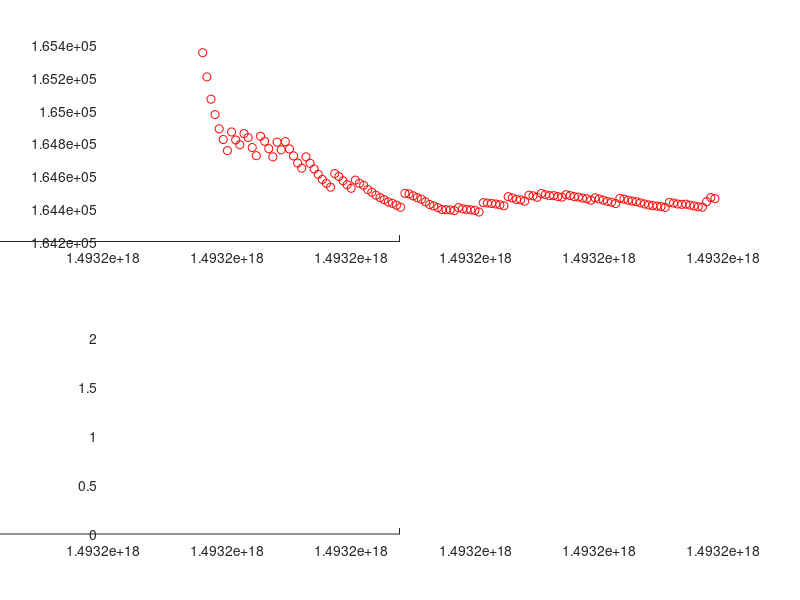

Recreate this plot in MATLAB.
clear all;
close all;
set(gcf, 'units', 'points', 'position', [0, 0, 1600, 200]);
xlabel('x');
ylabel('y');
subplot(2,1,2);
rectangle('Position', [1493200203865093536, 1, 162426848, 1], 'FaceColor', [0.000000 0.000000 1.000000]);
rectangle('Position', [1493200203979558016, 0, 47997216, 1], 'FaceColor', [0.000000 1.000000 0.000000]);
rectangle('Position', [1493200204032687680, 1, 162391616, 1], 'FaceColor', [0.000000 0.000000 1.000000]);
rectangle('Position', [1493200204147293504, 0, 47819552, 1], 'FaceColor', [0.000000 1.000000 0.000000]);
rectangle('Position', [1493200204198198880, 1, 162260416, 1], 'FaceColor', [0.000000 0.000000 1.000000]);
rectangle('Position', [1493200204312752032, 0, 47741088, 1], 'FaceColor', [0.000000 1.000000 0.000000]);
rectangle('Position', [1493200204363671616, 1, 162544064, 1], 'FaceColor', [0.000000 0.000000 1.000000]);
rectangle('Position', [1493200204478228000, 0, 48023136, 1], 'FaceColor', [0.000000 1.000000 0.000000]);
rectangle('Position', [1493200204529804384, 1, 114641696, 1], 'FaceColor', [0.000000 0.000000 1.000000]);
rectangle('Position', [1493200204644494432, 0, 47815232, 1], 'FaceColor', [0.000000 1.000000 0.000000]);
rectangle('Position', [1493200204695256160, 1, 162637856, 1], 'FaceColor', [0.000000 0.000000 1.000000]);
rectangle('Position', [1493200204809890816, 0, 48037536, 1], 'FaceColor', [0.000000 1.000000 0.000000]);
rectangle('Position', [1493200204860981760, 1, 162439360, 1], 'FaceColor', [0.000000 0.000000 1.000000]);
rectangle('Position', [1493200204975583008, 0, 47872832, 1], 'FaceColor', [0.000000 1.000000 0.000000]);
rectangle('Position', [1493200205026635680, 1, 165725888, 1], 'FaceColor', [0.000000 0.000000 1.000000]);
rectangle('Position', [1493200205144505120, 0, 47891072, 1], 'FaceColor', [0.000000 1.000000 0.000000]);
rectangle('Position', [1493200205195672192, 1, 114530368, 1], 'FaceColor', [0.000000 0.000000 1.000000]);
rectangle('Position', [1493200205310250560, 0, 48020736, 1], 'FaceColor', [0.000000 1.000000 0.000000]);
rectangle('Position', [1493200205361804736, 1, 163125376, 1], 'FaceColor', [0.000000 0.000000 1.000000]);
rectangle('Position', [1493200205476779712, 0, 48184832, 1], 'FaceColor', [0.000000 1.000000 0.000000]);
rectangle('Position', [1493200205527750464, 1, 165354656, 1], 'FaceColor', [0.000000 0.000000 1.000000]);
rectangle('Position', [1493200205645317184, 0, 47822208, 1], 'FaceColor', [0.000000 1.000000 0.000000]);
rectangle('Position', [1493200205696025088, 1, 115088608, 1], 'FaceColor', [0.000000 0.000000 1.000000]);
rectangle('Position', [1493200205811161568, 0, 48317088, 1], 'FaceColor', [0.000000 1.000000 0.000000]);
rectangle('Position', [1493200205862304160, 1, 162469472, 1], 'FaceColor', [0.000000 0.000000 1.000000]);
rectangle('Position', [1493200205976883136, 0, 47924960, 1], 'FaceColor', [0.000000 1.000000 0.000000]);
rectangle('Position', [1493200206027608192, 1, 162478944, 1], 'FaceColor', [0.000000 0.000000 1.000000]);
rectangle('Position', [1493200206142401696, 0, 47719168, 1], 'FaceColor', [0.000000 1.000000 0.000000]);
rectangle('Position', [1493200206193141824, 1, 166449568, 1], 'FaceColor', [0.000000 0.000000 1.000000]);
rectangle('Position', [1493200206311932512, 0, 47692704, 1], 'FaceColor', [0.000000 1.000000 0.000000]);
rectangle('Position', [1493200206362920192, 1, 114978432, 1], 'FaceColor', [0.000000 0.000000 1.000000]);
rectangle('Position', [1493200206478363936, 0, 47796480, 1], 'FaceColor', [0.000000 1.000000 0.000000]);
rectangle('Position', [1493200206528913728, 1, 114690400, 1], 'FaceColor', [0.000000 0.000000 1.000000]);
rectangle('Position', [1493200206643652032, 0, 47977568, 1], 'FaceColor', [0.000000 1.000000 0.000000]);
rectangle('Position', [1493200206694412608, 1, 162340928, 1], 'FaceColor', [0.000000 0.000000 1.000000]);
rectangle('Position', [1493200206808905440, 0, 47882816, 1], 'FaceColor', [0.000000 1.000000 0.000000]);
rectangle('Position', [1493200206859730816, 1, 166386208, 1], 'FaceColor', [0.000000 0.000000 1.000000]);
rectangle('Position', [1493200206978464992, 0, 47685728, 1], 'FaceColor', [0.000000 1.000000 0.000000]);
rectangle('Position', [1493200207029126976, 1, 114634784, 1], 'FaceColor', [0.000000 0.000000 1.000000]);
rectangle('Position', [1493200207143809984, 0, 47851328, 1], 'FaceColor', [0.000000 1.000000 0.000000]);
rectangle('Position', [1493200207194440192, 1, 165323392, 1], 'FaceColor', [0.000000 0.000000 1.000000]);
rectangle('Position', [1493200207311763648, 0, 48033600, 1], 'FaceColor', [0.000000 1.000000 0.000000]);
rectangle('Position', [1493200207362831904, 1, 162434848, 1], 'FaceColor', [0.000000 0.000000 1.000000]);
rectangle('Position', [1493200207477369952, 0, 47931264, 1], 'FaceColor', [0.000000 1.000000 0.000000]);
rectangle('Position', [1493200207528113088, 1, 162448672, 1], 'FaceColor', [0.000000 0.000000 1.000000]);
rectangle('Position', [1493200207642612640, 0, 47983616, 1], 'FaceColor', [0.000000 1.000000 0.000000]);
rectangle('Position', [1493200207693493248, 1, 162237824, 1], 'FaceColor', [0.000000 0.000000 1.000000]);
rectangle('Position', [1493200207808022464, 0, 47742336, 1], 'FaceColor', [0.000000 1.000000 0.000000]);
rectangle('Position', [1493200207858663040, 1, 162543744, 1], 'FaceColor', [0.000000 0.000000 1.000000]);
rectangle('Position', [1493200207973188096, 0, 48053312, 1], 'FaceColor', [0.000000 1.000000 0.000000]);
rectangle('Position', [1493200208024183584, 1, 166222496, 1], 'FaceColor', [0.000000 0.000000 1.000000]);
rectangle('Position', [1493200208142688064, 0, 47751744, 1], 'FaceColor', [0.000000 1.000000 0.000000]);
rectangle('Position', [1493200208193347456, 1, 162151232, 1], 'FaceColor', [0.000000 0.000000 1.000000]);
rectangle('Position', [1493200208307813152, 0, 47719168, 1], 'FaceColor', [0.000000 1.000000 0.000000]);
rectangle('Position', [1493200208358651680, 1, 162352832, 1], 'FaceColor', [0.000000 0.000000 1.000000]);
rectangle('Position', [1493200208473169888, 0, 47869376, 1], 'FaceColor', [0.000000 1.000000 0.000000]);
rectangle('Position', [1493200208523904960, 1, 162365792, 1], 'FaceColor', [0.000000 0.000000 1.000000]);
rectangle('Position', [1493200208638393088, 0, 47911520, 1], 'FaceColor', [0.000000 1.000000 0.000000]);
rectangle('Position', [1493200208689176480, 1, 162341184, 1], 'FaceColor', [0.000000 0.000000 1.000000]);
rectangle('Position', [1493200208803763008, 0, 47789312, 1], 'FaceColor', [0.000000 1.000000 0.000000]);
rectangle('Position', [1493200208854617664, 1, 162288224, 1], 'FaceColor', [0.000000 0.000000 1.000000]);
rectangle('Position', [1493200208969216064, 0, 47723584, 1], 'FaceColor', [0.000000 1.000000 0.000000]);
rectangle('Position', [1493200209020310464, 1, 162402528, 1], 'FaceColor', [0.000000 0.000000 1.000000]);
rectangle('Position', [1493200209134820320, 0, 47926432, 1], 'FaceColor', [0.000000 1.000000 0.000000]);
rectangle('Position', [1493200209186084448, 1, 166485152, 1], 'FaceColor', [0.000000 0.000000 1.000000]);
rectangle('Position', [1493200209304852160, 0, 47751072, 1], 'FaceColor', [0.000000 1.000000 0.000000]);
rectangle('Position', [1493200209356289056, 1, 162443168, 1], 'FaceColor', [0.000000 0.000000 1.000000]);
rectangle('Position', [1493200209470816544, 0, 47951136, 1], 'FaceColor', [0.000000 1.000000 0.000000]);
rectangle('Position', [1493200209522185440, 1, 162080672, 1], 'FaceColor', [0.000000 0.000000 1.000000]);
rectangle('Position', [1493200209636690784, 0, 47609088, 1], 'FaceColor', [0.000000 1.000000 0.000000]);
rectangle('Position', [1493200209687650272, 1, 162409376, 1], 'FaceColor', [0.000000 0.000000 1.000000]);
rectangle('Position', [1493200209802151104, 0, 47943040, 1], 'FaceColor', [0.000000 1.000000 0.000000]);
rectangle('Position', [1493200209852411744, 1, 162379968, 1], 'FaceColor', [0.000000 0.000000 1.000000]);
rectangle('Position', [1493200209966782112, 0, 48044160, 1], 'FaceColor', [0.000000 1.000000 0.000000]);
rectangle('Position', [1493200210018223328, 1, 165796640, 1], 'FaceColor', [0.000000 0.000000 1.000000]);
rectangle('Position', [1493200210135847904, 0, 48207360, 1], 'FaceColor', [0.000000 1.000000 0.000000]);
rectangle('Position', [1493200210187332640, 1, 162382016, 1], 'FaceColor', [0.000000 0.000000 1.000000]);
rectangle('Position', [1493200210301891456, 0, 47857088, 1], 'FaceColor', [0.000000 1.000000 0.000000]);
rectangle('Position', [1493200210352977600, 1, 162777536, 1], 'FaceColor', [0.000000 0.000000 1.000000]);
rectangle('Position', [1493200210467828160, 0, 47960736, 1], 'FaceColor', [0.000000 1.000000 0.000000]);
rectangle('Position', [1493200210519144704, 1, 162096000, 1], 'FaceColor', [0.000000 0.000000 1.000000]);
rectangle('Position', [1493200210633659168, 0, 47615104, 1], 'FaceColor', [0.000000 1.000000 0.000000]);
rectangle('Position', [1493200210684646976, 1, 162432832, 1], 'FaceColor', [0.000000 0.000000 1.000000]);
rectangle('Position', [1493200210799201120, 0, 47912960, 1], 'FaceColor', [0.000000 1.000000 0.000000]);
rectangle('Position', [1493200210850331680, 1, 162346592, 1], 'FaceColor', [0.000000 0.000000 1.000000]);
rectangle('Position', [1493200210964860512, 0, 47851520, 1], 'FaceColor', [0.000000 1.000000 0.000000]);
rectangle('Position', [1493200211015963712, 1, 162353216, 1], 'FaceColor', [0.000000 0.000000 1.000000]);
rectangle('Position', [1493200211130425664, 0, 47926560, 1], 'FaceColor', [0.000000 1.000000 0.000000]);
rectangle('Position', [1493200211181838976, 1, 162409728, 1], 'FaceColor', [0.000000 0.000000 1.000000]);
rectangle('Position', [1493200211296416032, 0, 47866240, 1], 'FaceColor', [0.000000 1.000000 0.000000]);
rectangle('Position', [1493200211348328576, 1, 162258208, 1], 'FaceColor', [0.000000 0.000000 1.000000]);
rectangle('Position', [1493200211462892416, 0, 47727936, 1], 'FaceColor', [0.000000 1.000000 0.000000]);
rectangle('Position', [1493200211513926976, 1, 114815456, 1], 'FaceColor', [0.000000 0.000000 1.000000]);
rectangle('Position', [1493200211628792160, 0, 48020672, 1], 'FaceColor', [0.000000 1.000000 0.000000]);
rectangle('Position', [1493200211680171072, 1, 114733088, 1], 'FaceColor', [0.000000 0.000000 1.000000]);
rectangle('Position', [1493200211794952928, 0, 47738656, 1], 'FaceColor', [0.000000 1.000000 0.000000]);
rectangle('Position', [1493200211845808512, 1, 114978304, 1], 'FaceColor', [0.000000 0.000000 1.000000]);
rectangle('Position', [1493200211960835008, 0, 47590144, 1], 'FaceColor', [0.000000 1.000000 0.000000]);
rectangle('Position', [1493200212013266016, 1, 168269728, 1], 'FaceColor', [0.000000 0.000000 1.000000]);
rectangle('Position', [1493200212133086560, 0, 48483680, 1], 'FaceColor', [0.000000 1.000000 0.000000]);
rectangle('Position', [1493200212185222816, 1, 162483424, 1], 'FaceColor', [0.000000 0.000000 1.000000]);
rectangle('Position', [1493200212299777664, 0, 47963296, 1], 'FaceColor', [0.000000 1.000000 0.000000]);
rectangle('Position', [1493200212351543008, 1, 162527232, 1], 'FaceColor', [0.000000 0.000000 1.000000]);
rectangle('Position', [1493200212466014112, 0, 48091552, 1], 'FaceColor', [0.000000 1.000000 0.000000]);
rectangle('Position', [1493200212517412064, 1, 162332672, 1], 'FaceColor', [0.000000 0.000000 1.000000]);
rectangle('Position', [1493200212631880864, 0, 47897472, 1], 'FaceColor', [0.000000 1.000000 0.000000]);
rectangle('Position', [1493200212683269216, 1, 162561760, 1], 'FaceColor', [0.000000 0.000000 1.000000]);
rectangle('Position', [1493200212797891040, 0, 47975168, 1], 'FaceColor', [0.000000 1.000000 0.000000]);
rectangle('Position', [1493200212849097120, 1, 162188544, 1], 'FaceColor', [0.000000 0.000000 1.000000]);
rectangle('Position', [1493200212963596256, 0, 47723136, 1], 'FaceColor', [0.000000 1.000000 0.000000]);
rectangle('Position', [1493200213014656832, 1, 162207264, 1], 'FaceColor', [0.000000 0.000000 1.000000]);
rectangle('Position', [1493200213129158432, 0, 47740384, 1], 'FaceColor', [0.000000 1.000000 0.000000]);
rectangle('Position', [1493200213180148576, 1, 162607264, 1], 'FaceColor', [0.000000 0.000000 1.000000]);
rectangle('Position', [1493200213294732608, 0, 48058656, 1], 'FaceColor', [0.000000 1.000000 0.000000]);
rectangle('Position', [1493200213346289056, 1, 114758528, 1], 'FaceColor', [0.000000 0.000000 1.000000]);
rectangle('Position', [1493200213461096224, 0, 47725760, 1], 'FaceColor', [0.000000 1.000000 0.000000]);
rectangle('Position', [1493200213512003776, 1, 162361344, 1], 'FaceColor', [0.000000 0.000000 1.000000]);
rectangle('Position', [1493200213626475296, 0, 47925280, 1], 'FaceColor', [0.000000 1.000000 0.000000]);
rectangle('Position', [1493200213677707104, 1, 114794336, 1], 'FaceColor', [0.000000 0.000000 1.000000]);
rectangle('Position', [1493200213793231008, 0, 47993280, 1], 'FaceColor', [0.000000 1.000000 0.000000]);
rectangle('Position', [1493200213844031328, 1, 114805600, 1], 'FaceColor', [0.000000 0.000000 1.000000]);
rectangle('Position', [1493200213959257024, 0, 48104320, 1], 'FaceColor', [0.000000 1.000000 0.000000]);
rectangle('Position', [1493200214010369568, 1, 114674816, 1], 'FaceColor', [0.000000 0.000000 1.000000]);
rectangle('Position', [1493200214125550080, 0, 47977504, 1], 'FaceColor', [0.000000 1.000000 0.000000]);
rectangle('Position', [1493200214176612064, 1, 115959232, 1], 'FaceColor', [0.000000 0.000000 1.000000]);
rectangle('Position', [1493200214293224192, 0, 48096672, 1], 'FaceColor', [0.000000 1.000000 0.000000]);
rectangle('Position', [1493200214344588384, 1, 114597472, 1], 'FaceColor', [0.000000 0.000000 1.000000]);
rectangle('Position', [1493200214459772032, 0, 47832800, 1], 'FaceColor', [0.000000 1.000000 0.000000]);
rectangle('Position', [1493200214510407008, 1, 114549984, 1], 'FaceColor', [0.000000 0.000000 1.000000]);
rectangle('Position', [1493200214625599584, 0, 48102240, 1], 'FaceColor', [0.000000 1.000000 0.000000]);
rectangle('Position', [1493200214676763232, 1, 114648384, 1], 'FaceColor', [0.000000 0.000000 1.000000]);
rectangle('Position', [1493200214791991584, 0, 48099072, 1], 'FaceColor', [0.000000 1.000000 0.000000]);
rectangle('Position', [1493200214843156672, 1, 114524896, 1], 'FaceColor', [0.000000 0.000000 1.000000]);
rectangle('Position', [1493200214958427680, 0, 47977568, 1], 'FaceColor', [0.000000 1.000000 0.000000]);
rectangle('Position', [1493200215009372672, 1, 114491104, 1], 'FaceColor', [0.000000 0.000000 1.000000]);
rectangle('Position', [1493200215124373824, 0, 47875424, 1], 'FaceColor', [0.000000 1.000000 0.000000]);
rectangle('Position', [1493200215175187744, 1, 119202816, 1], 'FaceColor', [0.000000 0.000000 1.000000]);
rectangle('Position', [1493200215295017152, 0, 47987104, 1], 'FaceColor', [0.000000 1.000000 0.000000]);
rectangle('Position', [1493200215346632640, 1, 114985408, 1], 'FaceColor', [0.000000 0.000000 1.000000]);
rectangle('Position', [1493200215462222656, 0, 47824512, 1], 'FaceColor', [0.000000 1.000000 0.000000]);
rectangle('Position', [1493200215512924928, 1, 114751392, 1], 'FaceColor', [0.000000 0.000000 1.000000]);
rectangle('Position', [1493200215628272192, 0, 47972160, 1], 'FaceColor', [0.000000 1.000000 0.000000]);
rectangle('Position', [1493200215679214112, 1, 114744384, 1], 'FaceColor', [0.000000 0.000000 1.000000]);
rectangle('Position', [1493200215794423008, 0, 48087584, 1], 'FaceColor', [0.000000 1.000000 0.000000]);
rectangle('Position', [1493200215845516928, 1, 114634112, 1], 'FaceColor', [0.000000 0.000000 1.000000]);
rectangle('Position', [1493200215960775296, 0, 47858496, 1], 'FaceColor', [0.000000 1.000000 0.000000]);
rectangle('Position', [1493200216011688224, 1, 114566912, 1], 'FaceColor', [0.000000 0.000000 1.000000]);
rectangle('Position', [1493200216126913088, 0, 47913664, 1], 'FaceColor', [0.000000 1.000000 0.000000]);
rectangle('Position', [1493200216177778336, 1, 119726624, 1], 'FaceColor', [0.000000 0.000000 1.000000]);
rectangle('Position', [1493200216298240480, 0, 47952224, 1], 'FaceColor', [0.000000 1.000000 0.000000]);
rectangle('Position', [1493200216349312480, 1, 114633696, 1], 'FaceColor', [0.000000 0.000000 1.000000]);
rectangle('Position', [1493200216464397024, 0, 47808288, 1], 'FaceColor', [0.000000 1.000000 0.000000]);
rectangle('Position', [1493200216515395328, 1, 114530432, 1], 'FaceColor', [0.000000 0.000000 1.000000]);
rectangle('Position', [1493200216630256032, 0, 47943264, 1], 'FaceColor', [0.000000 1.000000 0.000000]);
rectangle('Position', [1493200216681753728, 1, 114847872, 1], 'FaceColor', [0.000000 0.000000 1.000000]);
rectangle('Position', [1493200216796974944, 0, 48036800, 1], 'FaceColor', [0.000000 1.000000 0.000000]);
rectangle('Position', [1493200216848123488, 1, 114820448, 1], 'FaceColor', [0.000000 0.000000 1.000000]);
rectangle('Position', [1493200216963352480, 0, 47767776, 1], 'FaceColor', [0.000000 1.000000 0.000000]);
rectangle('Position', [1493200217014040672, 1, 118850880, 1], 'FaceColor', [0.000000 0.000000 1.000000]);
rectangle('Position', [1493200217133241472, 0, 47792928, 1], 'FaceColor', [0.000000 1.000000 0.000000]);
rectangle('Position', [1493200217183954560, 1, 114496224, 1], 'FaceColor', [0.000000 0.000000 1.000000]);
rectangle('Position', [1493200217298972000, 0, 47904320, 1], 'FaceColor', [0.000000 1.000000 0.000000]);
rectangle('Position', [1493200217349562528, 1, 114481120, 1], 'FaceColor', [0.000000 0.000000 1.000000]);
rectangle('Position', [1493200217464409536, 0, 47926208, 1], 'FaceColor', [0.000000 1.000000 0.000000]);
rectangle('Position', [1493200217515930272, 1, 117568032, 1], 'FaceColor', [0.000000 0.000000 1.000000]);
rectangle('Position', [1493200217633985088, 0, 47782080, 1], 'FaceColor', [0.000000 1.000000 0.000000]);
rectangle('Position', [1493200217684714560, 1, 114528448, 1], 'FaceColor', [0.000000 0.000000 1.000000]);
rectangle('Position', [1493200217799626176, 0, 48094496, 1], 'FaceColor', [0.000000 1.000000 0.000000]);
rectangle('Position', [1493200217850642880, 1, 114619392, 1], 'FaceColor', [0.000000 0.000000 1.000000]);
rectangle('Position', [1493200217965780672, 0, 47958240, 1], 'FaceColor', [0.000000 1.000000 0.000000]);
rectangle('Position', [1493200218016666560, 1, 114986912, 1], 'FaceColor', [0.000000 0.000000 1.000000]);
rectangle('Position', [1493200218132054528, 0, 47920352, 1], 'FaceColor', [0.000000 1.000000 0.000000]);
rectangle('Position', [1493200218183288736, 1, 114544000, 1], 'FaceColor', [0.000000 0.000000 1.000000]);
rectangle('Position', [1493200218298443200, 0, 47780160, 1], 'FaceColor', [0.000000 1.000000 0.000000]);
rectangle('Position', [1493200218349313600, 1, 114660576, 1], 'FaceColor', [0.000000 0.000000 1.000000]);
rectangle('Position', [1493200218464702112, 0, 47993216, 1], 'FaceColor', [0.000000 1.000000 0.000000]);
rectangle('Position', [1493200218515694720, 1, 116752096, 1], 'FaceColor', [0.000000 0.000000 1.000000]);
rectangle('Position', [1493200218632832608, 0, 48099328, 1], 'FaceColor', [0.000000 1.000000 0.000000]);
rectangle('Position', [1493200218683913696, 1, 114576192, 1], 'FaceColor', [0.000000 0.000000 1.000000]);
rectangle('Position', [1493200218799011616, 0, 47875520, 1], 'FaceColor', [0.000000 1.000000 0.000000]);
rectangle('Position', [1493200218849401984, 1, 114647584, 1], 'FaceColor', [0.000000 0.000000 1.000000]);
rectangle('Position', [1493200218964408160, 0, 48078144, 1], 'FaceColor', [0.000000 1.000000 0.000000]);
rectangle('Position', [1493200219015688096, 1, 114624288, 1], 'FaceColor', [0.000000 0.000000 1.000000]);
rectangle('Position', [1493200219130980640, 0, 47990560, 1], 'FaceColor', [0.000000 1.000000 0.000000]);
rectangle('Position', [1493200219182323840, 1, 114619904, 1], 'FaceColor', [0.000000 0.000000 1.000000]);
rectangle('Position', [1493200219297381152, 0, 47926688, 1], 'FaceColor', [0.000000 1.000000 0.000000]);
rectangle('Position', [1493200219348782592, 1, 114578208, 1], 'FaceColor', [0.000000 0.000000 1.000000]);
rectangle('Position', [1493200219463873984, 0, 48087264, 1], 'FaceColor', [0.000000 1.000000 0.000000]);
rectangle('Position', [1493200219515404064, 1, 114510560, 1], 'FaceColor', [0.000000 0.000000 1.000000]);
rectangle('Position', [1493200219630376224, 0, 47839584, 1], 'FaceColor', [0.000000 1.000000 0.000000]);
rectangle('Position', [1493200219681265440, 1, 116868320, 1], 'FaceColor', [0.000000 0.000000 1.000000]);
rectangle('Position', [1493200219798507488, 0, 47978016, 1], 'FaceColor', [0.000000 1.000000 0.000000]);
rectangle('Position', [1493200219849463584, 1, 114560544, 1], 'FaceColor', [0.000000 0.000000 1.000000]);
rectangle('Position', [1493200219964401920, 0, 47902400, 1], 'FaceColor', [0.000000 1.000000 0.000000]);
rectangle('Position', [1493200220015405280, 1, 114655360, 1], 'FaceColor', [0.000000 0.000000 1.000000]);
rectangle('Position', [1493200220130561376, 0, 47758496, 1], 'FaceColor', [0.000000 1.000000 0.000000]);
rectangle('Position', [1493200220181621568, 1, 114505088, 1], 'FaceColor', [0.000000 0.000000 1.000000]);
rectangle('Position', [1493200220296496224, 0, 47789120, 1], 'FaceColor', [0.000000 1.000000 0.000000]);
rectangle('Position', [1493200220348244416, 1, 114805984, 1], 'FaceColor', [0.000000 0.000000 1.000000]);
rectangle('Position', [1493200220463420576, 0, 47824320, 1], 'FaceColor', [0.000000 1.000000 0.000000]);
rectangle('Position', [1493200220514349856, 1, 114506336, 1], 'FaceColor', [0.000000 0.000000 1.000000]);
rectangle('Position', [1493200220629243104, 0, 47838624, 1], 'FaceColor', [0.000000 1.000000 0.000000]);
rectangle('Position', [1493200220680358400, 1, 118398080, 1], 'FaceColor', [0.000000 0.000000 1.000000]);
rectangle('Position', [1493200220799387712, 0, 48073056, 1], 'FaceColor', [0.000000 1.000000 0.000000]);
rectangle('Position', [1493200220850587104, 1, 114539488, 1], 'FaceColor', [0.000000 0.000000 1.000000]);
rectangle('Position', [1493200220965713472, 0, 48015392, 1], 'FaceColor', [0.000000 1.000000 0.000000]);
rectangle('Position', [1493200221017159648, 1, 114507200, 1], 'FaceColor', [0.000000 0.000000 1.000000]);
rectangle('Position', [1493200221132220320, 0, 47790336, 1], 'FaceColor', [0.000000 1.000000 0.000000]);
rectangle('Position', [1493200221183054720, 1, 114534016, 1], 'FaceColor', [0.000000 0.000000 1.000000]);
rectangle('Position', [1493200221298122880, 0, 47846528, 1], 'FaceColor', [0.000000 1.000000 0.000000]);
rectangle('Position', [1493200221349162016, 1, 114484896, 1], 'FaceColor', [0.000000 0.000000 1.000000]);
rectangle('Position', [1493200221464347456, 0, 47953376, 1], 'FaceColor', [0.000000 1.000000 0.000000]);
rectangle('Position', [1493200221515529120, 1, 114631936, 1], 'FaceColor', [0.000000 0.000000 1.000000]);
rectangle('Position', [1493200221630577056, 0, 47820256, 1], 'FaceColor', [0.000000 1.000000 0.000000]);
rectangle('Position', [1493200221681512640, 1, 114631968, 1], 'FaceColor', [0.000000 0.000000 1.000000]);
rectangle('Position', [1493200221796482400, 0, 47729120, 1], 'FaceColor', [0.000000 1.000000 0.000000]);
rectangle('Position', [1493200221847924384, 1, 114648128, 1], 'FaceColor', [0.000000 0.000000 1.000000]);
rectangle('Position', [1493200221962962976, 0, 47839616, 1], 'FaceColor', [0.000000 1.000000 0.000000]);
rectangle('Position', [1493200222013829792, 1, 114720576, 1], 'FaceColor', [0.000000 0.000000 1.000000]);
rectangle('Position', [1493200222129191328, 0, 47800544, 1], 'FaceColor', [0.000000 1.000000 0.000000]);
rectangle('Position', [1493200222179885504, 1, 114665408, 1], 'FaceColor', [0.000000 0.000000 1.000000]);
rectangle('Position', [1493200222295147968, 0, 47925856, 1], 'FaceColor', [0.000000 1.000000 0.000000]);
rectangle('Position', [1493200222346057888, 1, 114640736, 1], 'FaceColor', [0.000000 0.000000 1.000000]);
rectangle('Position', [1493200222461328448, 0, 47951264, 1], 'FaceColor', [0.000000 1.000000 0.000000]);
rectangle('Position', [1493200222512419808, 1, 114635392, 1], 'FaceColor', [0.000000 0.000000 1.000000]);
rectangle('Position', [1493200222627637728, 0, 47782976, 1], 'FaceColor', [0.000000 1.000000 0.000000]);
rectangle('Position', [1493200222678312736, 1, 118854720, 1], 'FaceColor', [0.000000 0.000000 1.000000]);
rectangle('Position', [1493200222797804064, 0, 47950496, 1], 'FaceColor', [0.000000 1.000000 0.000000]);
rectangle('Position', [1493200222848717856, 1, 114477600, 1], 'FaceColor', [0.000000 0.000000 1.000000]);
rectangle('Position', [1493200222963631648, 0, 47956160, 1], 'FaceColor', [0.000000 1.000000 0.000000]);
rectangle('Position', [1493200223014938272, 1, 114509408, 1], 'FaceColor', [0.000000 0.000000 1.000000]);
rectangle('Position', [1493200223129962688, 0, 47785376, 1], 'FaceColor', [0.000000 1.000000 0.000000]);
rectangle('Position', [1493200223180755744, 1, 115088384, 1], 'FaceColor', [0.000000 0.000000 1.000000]);
rectangle('Position', [1493200223296385344, 0, 47705504, 1], 'FaceColor', [0.000000 1.000000 0.000000]);
rectangle('Position', [1493200223347534624, 1, 114820928, 1], 'FaceColor', [0.000000 0.000000 1.000000]);
rectangle('Position', [1493200223462930912, 0, 48219456, 1], 'FaceColor', [0.000000 1.000000 0.000000]);
rectangle('Position', [1493200223514090816, 1, 114553856, 1], 'FaceColor', [0.000000 0.000000 1.000000]);
rectangle('Position', [1493200223629025024, 0, 48015616, 1], 'FaceColor', [0.000000 1.000000 0.000000]);
rectangle('Position', [1493200223680108800, 1, 114554784, 1], 'FaceColor', [0.000000 0.000000 1.000000]);
rectangle('Position', [1493200223795292608, 0, 47771424, 1], 'FaceColor', [0.000000 1.000000 0.000000]);
rectangle('Position', [1493200223846068608, 1, 114493568, 1], 'FaceColor', [0.000000 0.000000 1.000000]);
rectangle('Position', [1493200223961127520, 0, 47767232, 1], 'FaceColor', [0.000000 1.000000 0.000000]);
rectangle('Position', [1493200224011826272, 1, 114495488, 1], 'FaceColor', [0.000000 0.000000 1.000000]);
rectangle('Position', [1493200224126974112, 0, 48194624, 1], 'FaceColor', [0.000000 1.000000 0.000000]);
rectangle('Position', [1493200224178085824, 1, 119098880, 1], 'FaceColor', [0.000000 0.000000 1.000000]);
rectangle('Position', [1493200224297734144, 0, 48281120, 1], 'FaceColor', [0.000000 1.000000 0.000000]);
rectangle('Position', [1493200224349077536, 1, 118304224, 1], 'FaceColor', [0.000000 0.000000 1.000000]);
rectangle('Position', [1493200224468098528, 0, 47972896, 1], 'FaceColor', [0.000000 1.000000 0.000000]);
rectangle('Position', [1493200224519042880, 1, 162392064, 1], 'FaceColor', [0.000000 0.000000 1.000000]);
rectangle('Position', [1493200224633600160, 0, 47868512, 1], 'FaceColor', [0.000000 1.000000 0.000000]);
subplot(2,1,1);
hold on;
plot(1493200203979558016, 165353, '-ro');
plot(1493200204147293504, 165205, '-ro');
plot(1493200204312752032, 165069, '-ro');
plot(1493200204478228000, 164975, '-ro');
plot(1493200204644494432, 164888, '-ro');
plot(1493200204809890816, 164823, '-ro');
plot(1493200204975583008, 164755, '-ro');
plot(1493200205144505120, 164869, '-ro');
plot(1493200205310250560, 164820, '-ro');
plot(1493200205476779712, 164791, '-ro');
plot(1493200205645317184, 164859, '-ro');
plot(1493200205811161568, 164835, '-ro');
plot(1493200205976883136, 164774, '-ro');
plot(1493200206142401696, 164724, '-ro');
plot(1493200206311932512, 164843, '-ro');
plot(1493200206478363936, 164812, '-ro');
plot(1493200206643652032, 164767, '-ro');
plot(1493200206808905440, 164717, '-ro');
plot(1493200206978464992, 164807, '-ro');
plot(1493200207143809984, 164760, '-ro');
plot(1493200207311763648, 164810, '-ro');
plot(1493200207477369952, 164765, '-ro');
plot(1493200207642612640, 164723, '-ro');
plot(1493200207808022464, 164679, '-ro');
plot(1493200207973188096, 164648, '-ro');
plot(1493200208142688064, 164717, '-ro');
plot(1493200208307813152, 164678, '-ro');
plot(1493200208473169888, 164643, '-ro');
plot(1493200208638393088, 164610, '-ro');
plot(1493200208803763008, 164579, '-ro');
plot(1493200208969216064, 164555, '-ro');
plot(1493200209134820320, 164532, '-ro');
plot(1493200209304852160, 164615, '-ro');
plot(1493200209470816544, 164597, '-ro');
plot(1493200209636690784, 164571, '-ro');
plot(1493200209802151104, 164547, '-ro');
plot(1493200209966782112, 164525, '-ro');
plot(1493200210135847904, 164575, '-ro');
plot(1493200210301891456, 164555, '-ro');
plot(1493200210467828160, 164543, '-ro');
plot(1493200210633659168, 164517, '-ro');
plot(1493200210799201120, 164501, '-ro');
plot(1493200210964860512, 164483, '-ro');
plot(1493200211130425664, 164468, '-ro');
plot(1493200211296416032, 164456, '-ro');
plot(1493200211462892416, 164441, '-ro');
plot(1493200211628792160, 164433, '-ro');
plot(1493200211794952928, 164422, '-ro');
plot(1493200211960835008, 164409, '-ro');
plot(1493200212133086560, 164494, '-ro');
plot(1493200212299777664, 164491, '-ro');
plot(1493200212466014112, 164479, '-ro');
plot(1493200212631880864, 164467, '-ro');
plot(1493200212797891040, 164458, '-ro');
plot(1493200212963596256, 164442, '-ro');
plot(1493200213129158432, 164426, '-ro');
plot(1493200213294732608, 164417, '-ro');
plot(1493200213461096224, 164407, '-ro');
plot(1493200213626475296, 164395, '-ro');
plot(1493200213793231008, 164394, '-ro');
plot(1493200213959257024, 164393, '-ro');
plot(1493200214125550080, 164389, '-ro');
plot(1493200214293224192, 164407, '-ro');
plot(1493200214459772032, 164399, '-ro');
plot(1493200214625599584, 164396, '-ro');
plot(1493200214791991584, 164393, '-ro');
plot(1493200214958427680, 164390, '-ro');
plot(1493200215124373824, 164380, '-ro');
plot(1493200215295017152, 164437, '-ro');
plot(1493200215462222656, 164435, '-ro');
plot(1493200215628272192, 164432, '-ro');
plot(1493200215794423008, 164429, '-ro');
plot(1493200215960775296, 164424, '-ro');
plot(1493200216126913088, 164418, '-ro');
plot(1493200216298240480, 164474, '-ro');
plot(1493200216464397024, 164466, '-ro');
plot(1493200216630256032, 164457, '-ro');
plot(1493200216796974944, 164454, '-ro');
plot(1493200216963352480, 164446, '-ro');
plot(1493200217133241472, 164483, '-ro');
plot(1493200217298972000, 164479, '-ro');
plot(1493200217464409536, 164470, '-ro');
plot(1493200217633985088, 164493, '-ro');
plot(1493200217799626176, 164486, '-ro');
plot(1493200217965780672, 164480, '-ro');
plot(1493200218132054528, 164480, '-ro');
plot(1493200218298443200, 164474, '-ro');
plot(1493200218464702112, 164471, '-ro');
plot(1493200218632832608, 164486, '-ro');
plot(1493200218799011616, 164480, '-ro');
plot(1493200218964408160, 164474, '-ro');
plot(1493200219130980640, 164471, '-ro');
plot(1493200219297381152, 164465, '-ro');
plot(1493200219463873984, 164461, '-ro');
plot(1493200219630376224, 164452, '-ro');
plot(1493200219798507488, 164467, '-ro');
plot(1493200219964401920, 164460, '-ro');
plot(1493200220130561376, 164453, '-ro');
plot(1493200220296496224, 164445, '-ro');
plot(1493200220463420576, 164440, '-ro');
plot(1493200220629243104, 164432, '-ro');
plot(1493200220799387712, 164463, '-ro');
plot(1493200220965713472, 164459, '-ro');
plot(1493200221132220320, 164452, '-ro');
plot(1493200221298122880, 164447, '-ro');
plot(1493200221464347456, 164443, '-ro');
plot(1493200221630577056, 164436, '-ro');
plot(1493200221796482400, 164429, '-ro');
plot(1493200221962962976, 164423, '-ro');
plot(1493200222129191328, 164419, '-ro');
plot(1493200222295147968, 164416, '-ro');
plot(1493200222461328448, 164413, '-ro');
plot(1493200222627637728, 164408, '-ro');
plot(1493200222797804064, 164439, '-ro');
plot(1493200222963631648, 164435, '-ro');
plot(1493200223129962688, 164429, '-ro');
plot(1493200223296385344, 164427, '-ro');
plot(1493200223462930912, 164428, '-ro');
plot(1493200223629025024, 164422, '-ro');
plot(1493200223795292608, 164417, '-ro');
plot(1493200223961127520, 164412, '-ro');
plot(1493200224126974112, 164410, '-ro');
plot(1493200224297734144, 164443, '-ro');
plot(1493200224468098528, 164468, '-ro');
plot(1493200224633600160, 164462, '-ro');
